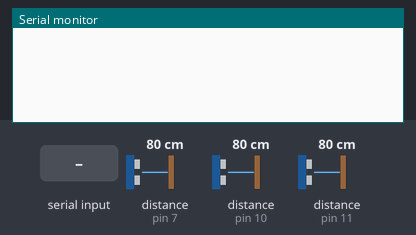
Bench run of a sketch on a simulated Arduino Leonardo, built with avr-gcc and run on an emulated ATmega32U4. On the bench: the last lines printed to the serial monitor. Inputs (shaded band) come from the test bench; at power-on: distance to the obstacle (sensors on pin 7, pin 10, pin 11) 80 cm. The echo pulse lasts 58.3 µs per cm.

Above: at 1.2 s.
1.3 s: "1" received over the second serial link
At 3.0 s:
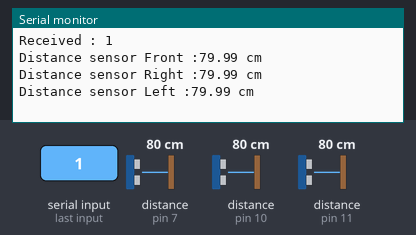
3.5 s: "0" received over the second serial link
At 4.4 s:
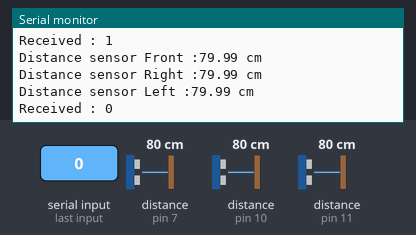

Measured:
- after the input at 1.3 s, the serial monitor: prints a new line after 0.70 s (image 1)
- after the input at 3.5 s, the serial monitor: prints a new line after 0.55 s (image 2)

The sketch:

turn_on_sensors.ino
```cpp
const int FRONT_TRIG_PIN = 6;
const int FRONT_ECHO_PIN = 7;
const int LEFT_TRIG_PIN = 9;//
const int LEFT_ECHO_PIN = 10;//
const int RIGHT_TRIG_PIN = 12;//
const int RIGHT_ECHO_PIN = 11;//

int trig_pins[3] = {FRONT_TRIG_PIN, LEFT_TRIG_PIN, RIGHT_TRIG_PIN};
int echo_pins[3] = {FRONT_ECHO_PIN, LEFT_ECHO_PIN, RIGHT_ECHO_PIN};
char lib_pins[3][6] = {"Front", "Right", "Left"};

int trig_pin, echo_pin;
float duration, distance;
float distances[3];

char receivedChar;

void setup() {
  // put your setup code here, to run once:
  for (int i=0; i<3; i++) {
    pinMode(trig_pins[i], OUTPUT);
    pinMode(echo_pins[i], INPUT);
  }
  Serial.begin(9600);
  Serial1.begin(9600);
}

void loop() {
  // put your main code here, to run repeatedly:
  if (Serial1.available()) {
    receivedChar = Serial1.read();
    Serial.print("Received : ");
    Serial.println(receivedChar);

    Serial1.print("Received : ");
    Serial1.println(receivedChar);

    if (receivedChar == '1'){
      for (int i=0; i<3; i++) {
        trig_pin = trig_pins[i];
        echo_pin = echo_pins[i];

        digitalWrite(trig_pin, LOW);
        delayMicroseconds(2);
        digitalWrite(trig_pin, HIGH);
        delayMicroseconds(10);
        digitalWrite(trig_pin, LOW);

        duration = pulseIn(echo_pin, HIGH);
        if (duration > 0){
          distance = (duration * 0.0343) / 2;
          distances[i] = distance;

          Serial.print("Distance sensor ");
          Serial.print(lib_pins[i]);
          Serial.print(" :");
          Serial.print(distance);
          Serial.println(" cm");

          Serial1.print("Distance sensor ");
          Serial1.print(lib_pins[i]);
          Serial1.print(" :");
          Serial1.print(distance);
          Serial1.println(" cm");
        } else {
          Serial.print("Distance sensor ");
          Serial.print(lib_pins[i]);
          Serial.println(" : No echo received");

          Serial1.print("Distance sensor ");
          Serial1.print(lib_pins[i]);
          Serial1.println(" : No echo received");
        }
      }
    }


  }

  delay(1000);
}
```
